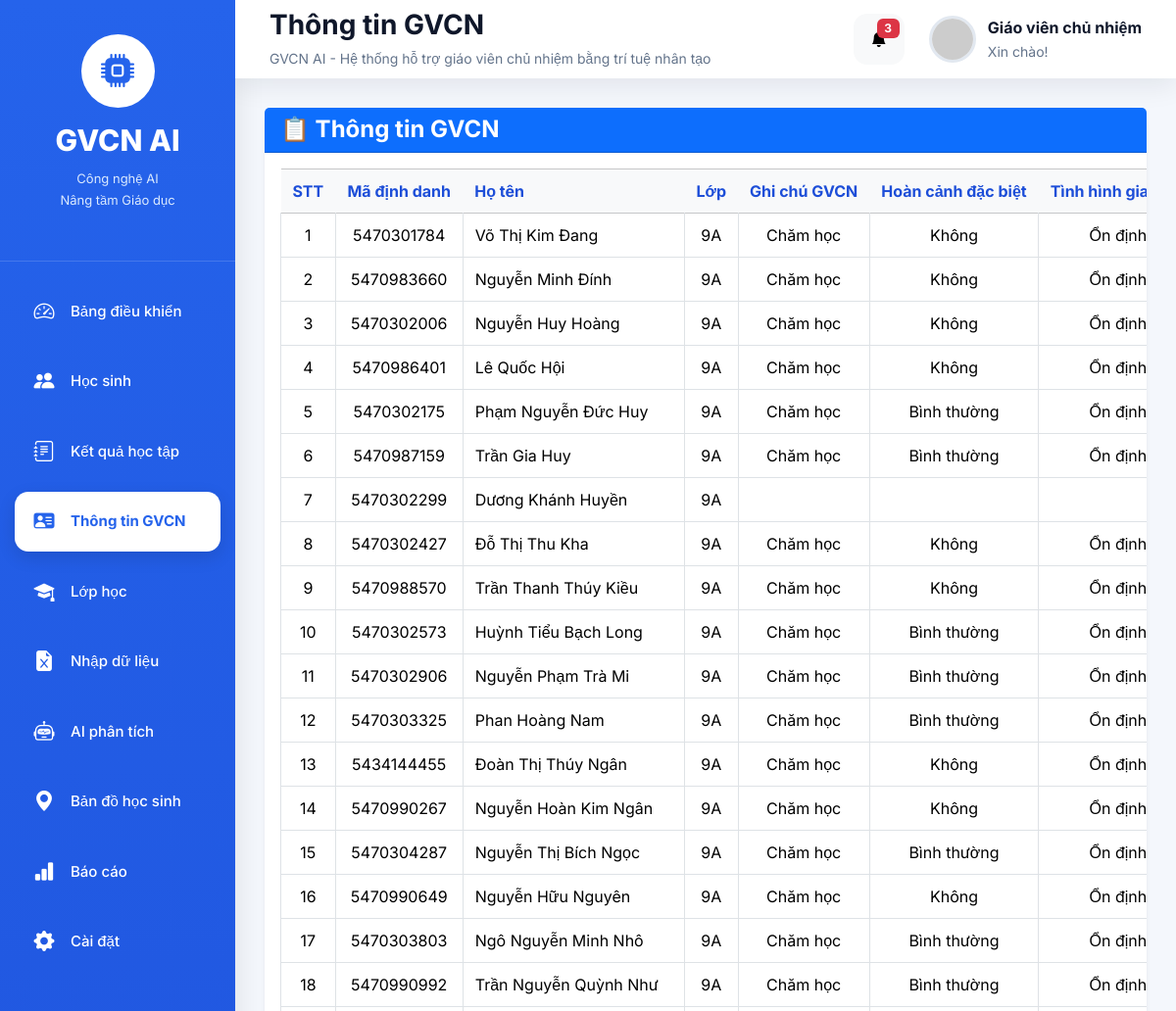
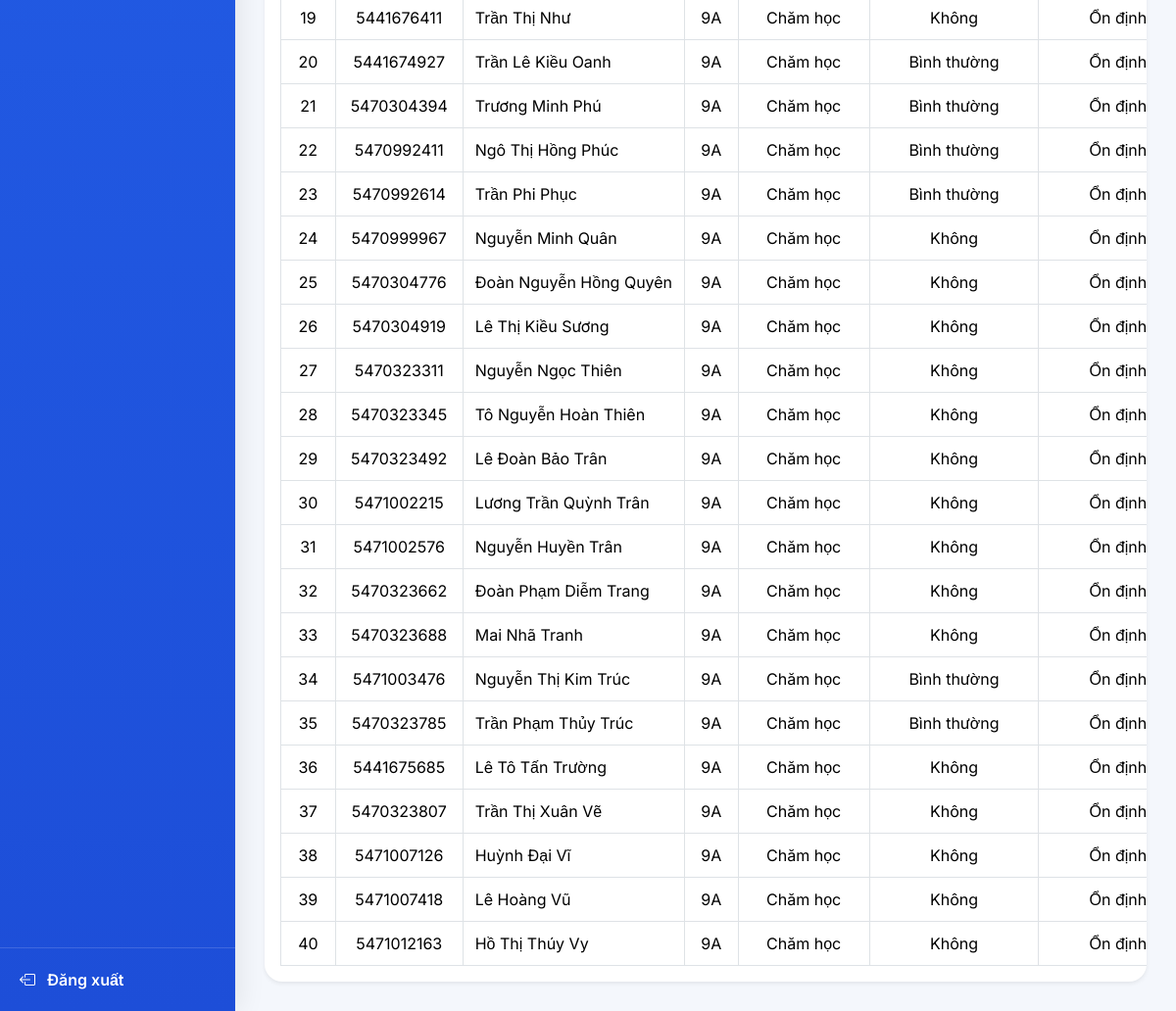
The page /teacher-notes on the database its author committed (2 pictures, top to bottom).
### tables this page shows
CREATE TABLE teacher_notes(

        id INTEGER PRIMARY KEY AUTOINCREMENT,

        ma_dinh_danh TEXT UNIQUE,

        ghi_chu_gvcn TEXT,

        hoan_canh_dac_biet TEXT,

        tinh_hinh_gia_dinh TEXT,

        da_lien_he_ph TEXT,

        noi_dung_trao_doi_ph TEXT,

        ghi_chu_khac TEXT,

        ngay_cap_nhat TEXT,

        FOREIGN KEY(ma_dinh_danh)

        REFERENCES students(ma_dinh_danh)

    );

CREATE TABLE students(

        id INTEGER PRIMARY KEY AUTOINCREMENT,

        ma_dinh_danh TEXT UNIQUE,

        ho_ten TEXT,

        ngay_sinh TEXT,

        gioi_tinh TEXT,

        dan_toc TEXT,

        noi_sinh TEXT,

        dia_chi TEXT,

        lop TEXT,

        trang_thai TEXT,

        ngay_cap_nhat TEXT

    );

### app.py (the view)
@app.route("/teacher-notes")
def teacher_notes():
    conn = get_connection()
    notes = conn.execute("""

        SELECT

            s.ma_dinh_danh,

            s.ho_ten,

            s.lop,

            t.ghi_chu_gvcn,

            t.hoan_canh_dac_biet,

            t.tinh_hinh_gia_dinh,

            t.da_lien_he_ph,

            t.noi_dung_trao_doi_ph,

            t.ghi_chu_khac

        FROM students s

        LEFT JOIN teacher_notes t

        ON s.ma_dinh_danh = t.ma_dinh_danh

        ORDER BY

            s.lop,

            s.ho_ten

    """).fetchall()
    conn.close()
    notes = sort_students(notes)
    return render_template(
        "teacher_notes.html",
        notes=notes,
        page_title="Thông tin GVCN",
        active_page="teacher_notes"
    )

### modules/database.py (called while the page is built)
def get_connection():
    conn = sqlite3.connect(DATABASE)
    conn.row_factory = sqlite3.Row
    return conn

### modules/sort_helper.py (called while the page is built)
def normalize_text(text):
    if text is None:
        return ""
    text = str(text).strip().lower()
    text = unicodedata.normalize("NFD", text)
    text = "".join(
        c for c in text
        if unicodedata.category(c) != "Mn"
    )
    text = text.replace("đ", "d")
    text = text.replace("Đ", "D")
    return text

def split_name(full_name):
    if full_name is None:
        return "", ""
    full_name = str(full_name).strip()
    if full_name == "":
        return "", ""
    words = full_name.split()
    ten = words[-1]
    ho_dem = " ".join(words[:-1])
    return (
        normalize_text(ten),
        normalize_text(ho_dem)
    )

def sort_students(data):
    return sorted(
        data,
        key=lambda s: (
            normalize_text(s["lop"] or ""),
            split_name(s["ho_ten"] or "")[0],
            split_name(s["ho_ten"] or "")[1]
        )
    )

### templates/teacher_notes.html (shortened to what this page needs)
{% extends "layout.html" %}
{% block content %}
<div class="card shadow-sm">
    <div class="card-header bg-primary text-white">
        <h4 class="mb-0">
            📋 Thông tin GVCN
        </h4>
    </div>
    <div class="card-body table-responsive">
        <table class="table table-bordered table-hover align-middle">
            <thead class="table-light">
                <tr>
                    <th>STT</th>
                    <th>Mã định danh</th>
                    <th>Họ tên</th>
                    <th>Lớp</th>
                    <th>Ghi chú GVCN</th>
                    <th>Hoàn cảnh đặc biệt</th>
                    <th>Tình hình gia đình</th>
                </tr>
            </thead>
            <tbody>
                {% for hs in notes %}
                <tr>
                    <td>{{ loop.index }}</td>
                    <td>{{ hs.ma_dinh_danh }}</td>
                    <td>{{ hs.ho_ten }}</td>
                    <td>{{ hs.lop }}</td>
                    <td>{{ hs.ghi_chu_gvcn or "" }}</td>
                    <td>{{ hs.hoan_canh_dac_biet or "" }}</td>
                    <td>{{ hs.tinh_hinh_gia_dinh or "" }}</td>
                </tr>
                {% endfor %}
            </tbody>
        </table>
    </div>
</div>
{% endblock %}

### static/css/style.css (style rules this page uses)
* { margin:0; padding:0; box-sizing:border-box; }
:root { --primary:#2563eb; --primary-dark:#1d4ed8; --success:#16a34a; --warning:#f59e0b; --danger:#dc2626; --purple:#7c3aed; --bg:#f4f7fc; --white:#ffffff; --text:#0f172a; --text-light:#64748b; --radius:18px; --shadow: 0 8px 25px rgba(15,23,42,.08); }
html { scroll-behavior:smooth; }
body { font-family:'Inter',sans-serif; background:var(--bg); color:var(--text); overflow-x:auto; }
.card { border:none; border-radius:var(--radius); box-shadow:var(--shadow); transition:.25s; }
.card h4 { font-weight:700; }
.table { margin-bottom:0; vertical-align:middle; }
.table thead { background:#eff6ff; }
.table th { color:var(--primary-dark); font-weight:700; border:none; padding:10px 12px; }
.table td { padding:10px 12px; }
.table tbody tr { transition:.2s; }
.card-header[class*="bg-"] { color:#fff !important; }
.card-header[class*="bg-"] h1, .card-header[class*="bg-"] h2, .card-header[class*="bg-"] h3, .card-header[class*="bg-"] h4, .card-header[class*="bg-"] h5, .card-header[class*="bg-"] h6, .card-header[class*="bg-"] p, .card-header[class*="bg-"] span, .card-header[class*="bg-"] strong, .card-header[class*="bg-"] small, .card-header[class*="bg-"] i { color:#fff !important; }
.table th, .table td { white-space:nowrap; text-align:center; vertical-align:middle; }
.table td:nth-child(3), .table th:nth-child(3) { text-align:left; min-width:220px; }
.table td:nth-child(2), .table th:nth-child(2) { min-width:130px; }
.table-responsive { overflow-x: auto; overflow-y: hidden; white-space: nowrap; width: 100%; }
.table { width:100%; min-width:1200px; }

### rows shown on the page
teacher_notes: ma_dinh_danh "5470301784", ho_ten "Võ Thị Kim Đang", lop "9A", ghi_chu_gvcn "Chăm học", hoan_canh_dac_biet "Không", tinh_hinh_gia_dinh "Ổn định"
teacher_notes: ma_dinh_danh "5470983660", ho_ten "Nguyễn Minh Đính", lop "9A", ghi_chu_gvcn "Chăm học", hoan_canh_dac_biet "Không", tinh_hinh_gia_dinh "Ổn định"
teacher_notes: ma_dinh_danh "5470302006", ho_ten "Nguyễn Huy Hoàng", lop "9A", ghi_chu_gvcn "Chăm học", hoan_canh_dac_biet "Không", tinh_hinh_gia_dinh "Ổn định"
teacher_notes: ma_dinh_danh "5470986401", ho_ten "Lê Quốc Hội", lop "9A", ghi_chu_gvcn "Chăm học", hoan_canh_dac_biet "Không", tinh_hinh_gia_dinh "Ổn định"
teacher_notes: ma_dinh_danh "5470302175", ho_ten "Phạm Nguyễn Đức Huy", lop "9A", ghi_chu_gvcn "Chăm học", hoan_canh_dac_biet "Bình thường", tinh_hinh_gia_dinh "Ổn định"
teacher_notes: ma_dinh_danh "5470987159", ho_ten "Trần Gia Huy", lop "9A", ghi_chu_gvcn "Chăm học", hoan_canh_dac_biet "Bình thường", tinh_hinh_gia_dinh "Ổn định"
students: ma_dinh_danh "5470302299", ho_ten "Dương Khánh Huyền", lop "9A"
teacher_notes: ma_dinh_danh "5470302427", ho_ten "Đỗ Thị Thu Kha", lop "9A", ghi_chu_gvcn "Chăm học", hoan_canh_dac_biet "Không", tinh_hinh_gia_dinh "Ổn định"
teacher_notes: ma_dinh_danh "5470988570", ho_ten "Trần Thanh Thúy Kiều", lop "9A", ghi_chu_gvcn "Chăm học", hoan_canh_dac_biet "Không", tinh_hinh_gia_dinh "Ổn định"
teacher_notes: ma_dinh_danh "5470302573", ho_ten "Huỳnh Tiểu Bạch Long", lop "9A", ghi_chu_gvcn "Chăm học", hoan_canh_dac_biet "Bình thường", tinh_hinh_gia_dinh "Ổn định"
teacher_notes: ma_dinh_danh "5470302906", ho_ten "Nguyễn Phạm Trà Mi", lop "9A", ghi_chu_gvcn "Chăm học", hoan_canh_dac_biet "Bình thường", tinh_hinh_gia_dinh "Ổn định"
teacher_notes: ma_dinh_danh "5470303325", ho_ten "Phan Hoàng Nam", lop "9A", ghi_chu_gvcn "Chăm học", hoan_canh_dac_biet "Bình thường", tinh_hinh_gia_dinh "Ổn định"
teacher_notes: ma_dinh_danh "5434144455", ho_ten "Đoàn Thị Thúy Ngân", lop "9A", ghi_chu_gvcn "Chăm học", hoan_canh_dac_biet "Không", tinh_hinh_gia_dinh "Ổn định"
teacher_notes: ma_dinh_danh "5470990267", ho_ten "Nguyễn Hoàn Kim Ngân", lop "9A", ghi_chu_gvcn "Chăm học", hoan_canh_dac_biet "Không", tinh_hinh_gia_dinh "Ổn định"
teacher_notes: ma_dinh_danh "5470304287", ho_ten "Nguyễn Thị Bích Ngọc", lop "9A", ghi_chu_gvcn "Chăm học", hoan_canh_dac_biet "Bình thường", tinh_hinh_gia_dinh "Ổn định"
teacher_notes: ma_dinh_danh "5470990649", ho_ten "Nguyễn Hữu Nguyên", lop "9A", ghi_chu_gvcn "Chăm học", hoan_canh_dac_biet "Không", tinh_hinh_gia_dinh "Ổn định"
teacher_notes: ma_dinh_danh "5470303803", ho_ten "Ngô Nguyễn Minh Nhô", lop "9A", ghi_chu_gvcn "Chăm học", hoan_canh_dac_biet "Bình thường", tinh_hinh_gia_dinh "Ổn định"
teacher_notes: ma_dinh_danh "5470990992", ho_ten "Trần Nguyễn Quỳnh Như", lop "9A", ghi_chu_gvcn "Chăm học", hoan_canh_dac_biet "Bình thường", tinh_hinh_gia_dinh "Ổn định"
teacher_notes: ma_dinh_danh "5441676411", ho_ten "Trần Thị Như", lop "9A", ghi_chu_gvcn "Chăm học", hoan_canh_dac_biet "Không", tinh_hinh_gia_dinh "Ổn định"
teacher_notes: ma_dinh_danh "5441674927", ho_ten "Trần Lê Kiều Oanh", lop "9A", ghi_chu_gvcn "Chăm học", hoan_canh_dac_biet "Bình thường", tinh_hinh_gia_dinh "Ổn định"
teacher_notes: ma_dinh_danh "5470304394", ho_ten "Trương Minh Phú", lop "9A", ghi_chu_gvcn "Chăm học", hoan_canh_dac_biet "Bình thường", tinh_hinh_gia_dinh "Ổn định"
teacher_notes: ma_dinh_danh "5470992411", ho_ten "Ngô Thị Hồng Phúc", lop "9A", ghi_chu_gvcn "Chăm học", hoan_canh_dac_biet "Bình thường", tinh_hinh_gia_dinh "Ổn định"
teacher_notes: ma_dinh_danh "5470992614", ho_ten "Trần Phi Phục", lop "9A", ghi_chu_gvcn "Chăm học", hoan_canh_dac_biet "Bình thường", tinh_hinh_gia_dinh "Ổn định"
teacher_notes: ma_dinh_danh "5470999967", ho_ten "Nguyễn Minh Quân", lop "9A", ghi_chu_gvcn "Chăm học", hoan_canh_dac_biet "Không", tinh_hinh_gia_dinh "Ổn định"
teacher_notes: ma_dinh_danh "5470304776", ho_ten "Đoàn Nguyễn Hồng Quyên", lop "9A", ghi_chu_gvcn "Chăm học", hoan_canh_dac_biet "Không", tinh_hinh_gia_dinh "Ổn định"
teacher_notes: ma_dinh_danh "5470304919", ho_ten "Lê Thị Kiều Sương", lop "9A", ghi_chu_gvcn "Chăm học", hoan_canh_dac_biet "Không", tinh_hinh_gia_dinh "Ổn định"
teacher_notes: ma_dinh_danh "5470323311", ho_ten "Nguyễn Ngọc Thiên", lop "9A", ghi_chu_gvcn "Chăm học", hoan_canh_dac_biet "Không", tinh_hinh_gia_dinh "Ổn định"
teacher_notes: ma_dinh_danh "5470323345", ho_ten "Tô Nguyễn Hoàn Thiên", lop "9A", ghi_chu_gvcn "Chăm học", hoan_canh_dac_biet "Không", tinh_hinh_gia_dinh "Ổn định"
teacher_notes: ma_dinh_danh "5470323492", ho_ten "Lê Đoàn Bảo Trân", lop "9A", ghi_chu_gvcn "Chăm học", hoan_canh_dac_biet "Không", tinh_hinh_gia_dinh "Ổn định"
teacher_notes: ma_dinh_danh "5471002215", ho_ten "Lương Trần Quỳnh Trân", lop "9A", ghi_chu_gvcn "Chăm học", hoan_canh_dac_biet "Không", tinh_hinh_gia_dinh "Ổn định"
teacher_notes: ma_dinh_danh "5471002576", ho_ten "Nguyễn Huyền Trân", lop "9A", ghi_chu_gvcn "Chăm học", hoan_canh_dac_biet "Không", tinh_hinh_gia_dinh "Ổn định"
teacher_notes: ma_dinh_danh "5470323662", ho_ten "Đoàn Phạm Diễm Trang", lop "9A", ghi_chu_gvcn "Chăm học", hoan_canh_dac_biet "Không", tinh_hinh_gia_dinh "Ổn định"
teacher_notes: ma_dinh_danh "5470323688", ho_ten "Mai Nhã Tranh", lop "9A", ghi_chu_gvcn "Chăm học", hoan_canh_dac_biet "Không", tinh_hinh_gia_dinh "Ổn định"
teacher_notes: ma_dinh_danh "5471003476", ho_ten "Nguyễn Thị Kim Trúc", lop "9A", ghi_chu_gvcn "Chăm học", hoan_canh_dac_biet "Bình thường", tinh_hinh_gia_dinh "Ổn định"
teacher_notes: ma_dinh_danh "5470323785", ho_ten "Trần Phạm Thủy Trúc", lop "9A", ghi_chu_gvcn "Chăm học", hoan_canh_dac_biet "Bình thường", tinh_hinh_gia_dinh "Ổn định"
teacher_notes: ma_dinh_danh "5441675685", ho_ten "Lê Tô Tấn Trường", lop "9A", ghi_chu_gvcn "Chăm học", hoan_canh_dac_biet "Không", tinh_hinh_gia_dinh "Ổn định"
teacher_notes: ma_dinh_danh "5470323807", ho_ten "Trần Thị Xuân Vẽ", lop "9A", ghi_chu_gvcn "Chăm học", hoan_canh_dac_biet "Không", tinh_hinh_gia_dinh "Ổn định"
teacher_notes: ma_dinh_danh "5471007126", ho_ten "Huỳnh Đại Vĩ", lop "9A", ghi_chu_gvcn "Chăm học", hoan_canh_dac_biet "Không", tinh_hinh_gia_dinh "Ổn định"
teacher_notes: ma_dinh_danh "5471007418", ho_ten "Lê Hoàng Vũ", lop "9A", ghi_chu_gvcn "Chăm học", hoan_canh_dac_biet "Không", tinh_hinh_gia_dinh "Ổn định"
teacher_notes: ma_dinh_danh "5471012163", ho_ten "Hồ Thị Thúy Vy", lop "9A", ghi_chu_gvcn "Chăm học", hoan_canh_dac_biet "Không", tinh_hinh_gia_dinh "Ổn định"

### other values the page prints
{{ page_title }} "Thông tin GVCN"
